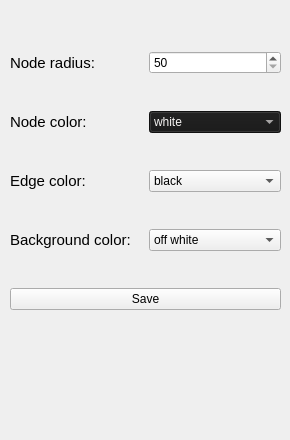
          <widget class="QWidget" name="tab_Config">
           <property name="styleSheet">
            <string notr="true">background-image: url(:/new/rec/Resources/config.png);</string>
           </property>
           <attribute name="title">
            <string>Config</string>
           </attribute>
           <widget class="QWidget" name="verticalLayoutWidget">
            <property name="geometry">
             <rect>
              <x>10</x>
              <y>20</y>
              <width>271</width>
              <height>321</height>
             </rect>
            </property>
            <layout class="QVBoxLayout" name="verticalLayout_2">
             <item>
              <layout class="QHBoxLayout" name="horizontalLayout_6">
               <item>
                <widget class="QLabel" name="lblRadius">
                 <property name="font">
                  <font>
                   <family>Ubuntu</family>
                   <pointsize>11</pointsize>
                   <italic>false</italic>
                   <bold>false</bold>
                  </font>
                 </property>
                 <property name="toolTip">
                  <string notr="true" comment="Ranges from 50 to 150" extracomment="Ranges from 50 to 150"/>
                 </property>
                 <property name="toolTipDuration">
                  <number>2</number>
                 </property>
                 <property name="statusTip">
                  <string comment="Ranges from 50 to 150" extracomment="Ranges from 50 to 150"/>
                 </property>
                 <property name="text">
                  <string>Node radius:</string>
                 </property>
                </widget>
               </item>
               <item>
                <widget class="QSpinBox" name="sbRadius">
                 <property name="minimum">
                  <number>50</number>
                 </property>
                 <property name="maximum">
                  <number>150</number>
                 </property>
                </widget>
               </item>
              </layout>
             </item>
             <item>
              <layout class="QHBoxLayout" name="horizontalLayout_8">
               <item>
                <widget class="QLabel" name="lblNodecolor">
                 <property name="font">
                  <font>
                   <pointsize>11</pointsize>
                  </font>
                 </property>
                 <property name="text">
                  <string>Node color:</string>
                 </property>
                </widget>
               </item>
               <item>
                <widget class="QComboBox" name="cbNodecolor">
                 <property name="palette">
                  <palette>
                   <active>
                    <colorrole role="WindowText">
                     <brush brushstyle="SolidPattern">
                      <color alpha="255">
                       <red>245</red>
                       <green>243</green>
                       <blue>242</blue>
                      </color>
                     </brush>
                    </colorrole>
                    <colorrole role="Button">
                     <brush brushstyle="SolidPattern">
                      <color alpha="255">
                       <red>23</red>
                       <green>23</green>
                       <blue>23</blue>
                      </color>
                     </brush>
                    </colorrole>
                    <colorrole role="Text">
                     <brush brushstyle="SolidPattern">
                      <color alpha="255">
                       <red>245</red>
                       <green>243</green>
                       <blue>242</blue>
                      </color>
                     </brush>
                    </colorrole>
                    <colorrole role="ButtonText">
                     <brush brushstyle="SolidPattern">
                      <color alpha="255">
                       <red>245</red>
                       <green>243</green>
                       <blue>242</blue>
                      </color>
                     </brush>
                    </colorrole>
                    <colorrole role="Base">
                     <brush brushstyle="SolidPattern">
                      <color alpha="255">
                       <red>23</red>
                       <green>23</green>
                       <blue>23</blue>
                      </color>
                     </brush>
                    </colorrole>
                    <colorrole role="Window">
                     <brush brushstyle="SolidPattern">
                      <color alpha="255">
                       <red>23</red>
                       <green>23</green>
                       <blue>23</blue>
                      </color>
                     </brush>
                    </colorrole>
                    <colorrole role="PlaceholderText">
                     <brush brushstyle="SolidPattern">
                      <color alpha="128">
                       <red>245</red>
                       <green>243</green>
                       <blue>242</blue>
                      </color>
                     </brush>
                    </colorrole>
                   </active>
                   <inactive>
                    <colorrole role="WindowText">
                     <brush brushstyle="SolidPattern">
                      <color alpha="255">
                       <red>245</red>
                       <green>243</green>
                       <blue>242</blue>
                      </color>
                     </brush>
                    </colorrole>
                    <colorrole role="Button">
                     <brush brushstyle="SolidPattern">
                      <color alpha="255">
                       <red>23</red>
                       <green>23</green>
                       <blue>23</blue>
                      </color>
                     </brush>
                    </colorrole>
                    <colorrole role="Text">
                     <brush brushstyle="SolidPattern">
                      <color alpha="255">
                       <red>245</red>
                       <green>243</green>
                       <blue>242</blue>
                      </color>
                     </brush>
                    </colorrole>
                    <colorrole role="ButtonText">
                     <brush brushstyle="SolidPattern">
                      <color alpha="255">
                       <red>245</red>
                       <green>243</green>
                       <blue>242</blue>
                      </color>
                     </brush>
                    </colorrole>
                    <colorrole role="Base">
                     <brush brushstyle="SolidPattern">
                      <color alpha="255">
                       <red>23</red>
                       <green>23</green>
                       <blue>23</blue>
                      </color>
                     </brush>
                    </colorrole>
                    <colorrole role="Window">
                     <brush brushstyle="SolidPattern">
                      <color alpha="255">
                       <red>23</red>
                       <green>23</green>
                       <blue>23</blue>
                      </color>
                     </brush>
                    </colorrole>
                    <colorrole role="PlaceholderText">
                     <brush brushstyle="SolidPattern">
                      <color alpha="128">
                       <red>245</red>
                       <green>243</green>
                       <blue>242</blue>
                      </color>
                     </brush>
                    </colorrole>
                   </inactive>
                   <disabled>
                    <colorrole role="WindowText">
                     <brush brushstyle="SolidPattern">
                      <color alpha="255">
                       <red>245</red>
                       <green>243</green>
                       <blue>242</blue>
                      </color>
                     </brush>
                    </colorrole>
                    <colorrole role="Button">
                     <brush brushstyle="SolidPattern">
                      <color alpha="255">
                       <red>23</red>
                       <green>23</green>
                       <blue>23</blue>
                      </color>
                     </brush>
                    </colorrole>
                    <colorrole role="Text">
                     <brush brushstyle="SolidPattern">
                      <color alpha="255">
                       <red>245</red>
                       <green>243</green>
                       <blue>242</blue>
                      </color>
                     </brush>
                    </colorrole>
                    <colorrole role="ButtonText">
                     <brush brushstyle="SolidPattern">
                      <color alpha="255">
                       <red>245</red>
                       <green>243</green>
                       <blue>242</blue>
                      </color>
                     </brush>
                    </colorrole>
                    <colorrole role="Base">
                     <brush brushstyle="SolidPattern">
                      <color alpha="255">
                       <red>23</red>
                       <green>23</green>
                       <blue>23</blue>
                      </color>
                     </brush>
                    </colorrole>
                    <colorrole role="Window">
                     <brush brushstyle="SolidPattern">
                      <color alpha="255">
                       <red>23</red>
                       <green>23</green>
                       <blue>23</blue>
                      </color>
                     </brush>
                    </colorrole>
                    <colorrole role="PlaceholderText">
                     <brush brushstyle="SolidPattern">
                      <color alpha="128">
                       <red>245</red>
                       <green>243</green>
                       <blue>242</blue>
                      </color>
                     </brush>
                    </colorrole>
                   </disabled>
                  </palette>
                 </property>
                 <property name="styleSheet">
                  <string notr="true"/>
                 </property>
                 <property name="currentIndex">
                  <number>1</number>
                 </property>
                 <item>
                  <property name="text">
                   <string>dark grey</string>
                  </property>
                 </item>
                 <item>
                  <property name="text">
                   <string>white</string>
                  </property>
                 </item>
                 <item>
                  <property name="text">
                   <string>blue</string>
                  </property>
                 </item>
                 <item>
                  <property name="text">
                   <string>purple</string>
                  </property>
                 </item>
                 <item>
                  <property name="text">
                   <string>green</string>
                  </property>
                 </item>
                 <item>
                  <property name="text">
                   <string>yellow</string>
                  </property>
                 </item>
                 <item>
                  <property name="text">
                   <string>navy</string>
                  </property>
                 </item>
                 <item>
                  <property name="text">
                   <string>off white</string>
                  </property>
                 </item>
                 <item>
                  <property name="text">
                   <string>black</string>
                  </property>
                 </item>
                 <item>
                  <property name="text">
                   <string>red</string>
                  </property>
                 </item>
                </widget>
               </item>
              </layout>
             </item>
             <item>
              <layout class="QHBoxLayout" name="horizontalLayout_9">
               <item>
                <widget class="QLabel" name="lblEdgecolor">
                 <property name="font">
                  <font>
                   <pointsize>11</pointsize>
                  </font>
                 </property>
                 <property name="text">
                  <string>Edge color:</string>
                 </property>
                </widget>
               </item>
               <item>
                <widget class="QComboBox" name="cbEdgecolor">
                 <property name="styleSheet">
                  <string notr="true"/>
                 </property>
                 <property name="currentIndex">
                  <number>8</number>
                 </property>
                 <item>
                  <property name="text">
                   <string>dark grey</string>
                  </property>
                 </item>
                 <item>
                  <property name="text">
                   <string>white</string>
                  </property>
                 </item>
                 <item>
                  <property name="text">
                   <string>blue</string>
                  </property>
                 </item>
                 <item>
                  <property name="text">
                   <string>purple</string>
                  </property>
                 </item>
                 <item>
                  <property name="text">
                   <string>green</string>
                  </property>
                 </item>
                 <item>
                  <property name="text">
                   <string>yellow</string>
                  </property>
                 </item>
                 <item>
                  <property name="text">
                   <string>navy</string>
                  </property>
                 </item>
                 <item>
                  <property name="text">
                   <string>off white</string>
                  </property>
                 </item>
                 <item>
                  <property name="text">
                   <string>black</string>
                  </property>
                 </item>
                 <item>
                  <property name="text">
                   <string>red</string>
                  </property>
                 </item>
                </widget>
               </item>
              </layout>
             </item>
             <item>
              <layout class="QHBoxLayout" name="horizontalLayout_10">
               <item>
                <widget class="QLabel" name="lblBgcolor">
                 <property name="font">
                  <font>
                   <pointsize>11</pointsize>
                  </font>
                 </property>
                 <property name="text">
                  <string>Background color:</string>
                 </property>
                </widget>
               </item>
               <item>
                <widget class="QComboBox" name="cbBgcolor">
                 <property name="styleSheet">
                  <string notr="true"/>
                 </property>
                 <property name="currentIndex">
                  <number>7</number>
                 </property>
                 <item>
                  <property name="text">
                   <string>dark grey</string>
                  </property>
                 </item>
                 <item>
                  <property name="text">
                   <string>white</string>
                  </property>
                 </item>
                 <item>
                  <property name="text">
                   <string>blue</string>
                  </property>
                 </item>
                 <item>
                  <property name="text">
                   <string>purple</string>
                  </property>
                 </item>
                 <item>
                  <property name="text">
                   <string>green</string>
                  </property>
                 </item>
                 <item>
                  <property name="text">
                   <string>yellow</string>
                  </property>
                 </item>
                 <item>
                  <property name="text">
                   <string>navy</string>
                  </property>
                 </item>
                 <item>
                  <property name="text">
                   <string>off white</string>
                  </property>
                 </item>
                 <item>
                  <property name="text">
                   <string>black</string>
                  </property>
                 </item>
                 <item>
                  <property name="text">
                   <string>red</string>
                  </property>
                 </item>
                </widget>
               </item>
              </layout>
             </item>
             <item>
              <layout class="QHBoxLayout" name="horizontalLayout_11">
               <item>
                <widget class="QPushButton" name="pbSave">
                 <property name="styleSheet">
                  <string notr="true"/>
                 </property>
                 <property name="text">
                  <string>Save</string>
                 </property>
                </widget>
               </item>
              </layout>
             </item>
            </layout>
           </widget>
           <widget class="QLabel" name="lblMsg">
            <property name="geometry">
             <rect>
              <x>10</x>
              <y>340</y>
              <width>131</width>
              <height>91</height>
             </rect>
            </property>
            <property name="font">
             <font>
              <pointsize>7</pointsize>
             </font>
            </property>
            <property name="styleSheet">
             <string notr="true"/>
            </property>
            <property name="text">
             <string/>
            </property>
            <property name="alignment">
             <set>Qt::AlignRight|Qt::AlignTop|Qt::AlignTrailing</set>
            </property>
            <property name="wordWrap">
             <bool>true</bool>
            </property>
           </widget>
          </widget>
